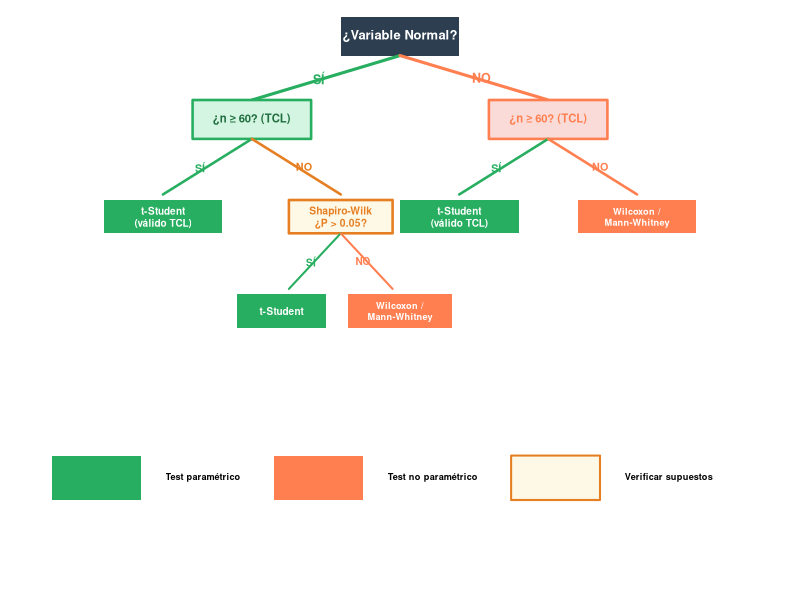
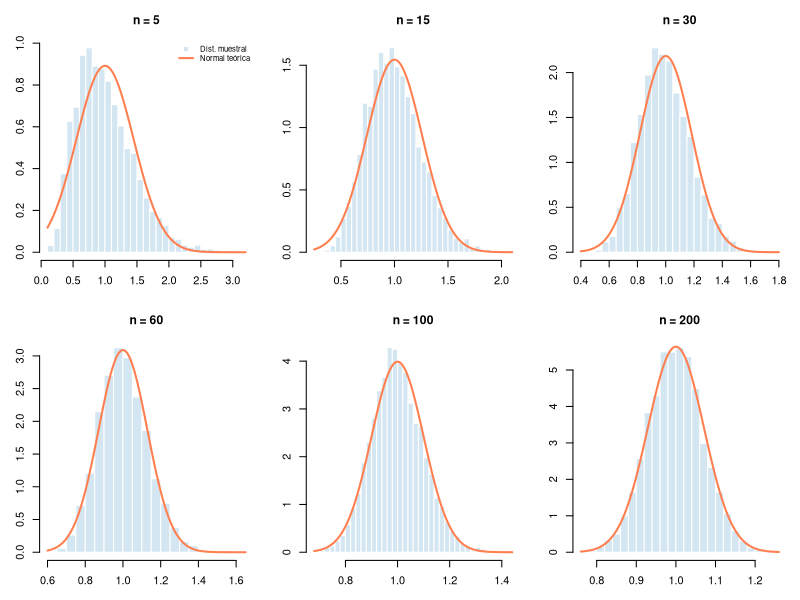
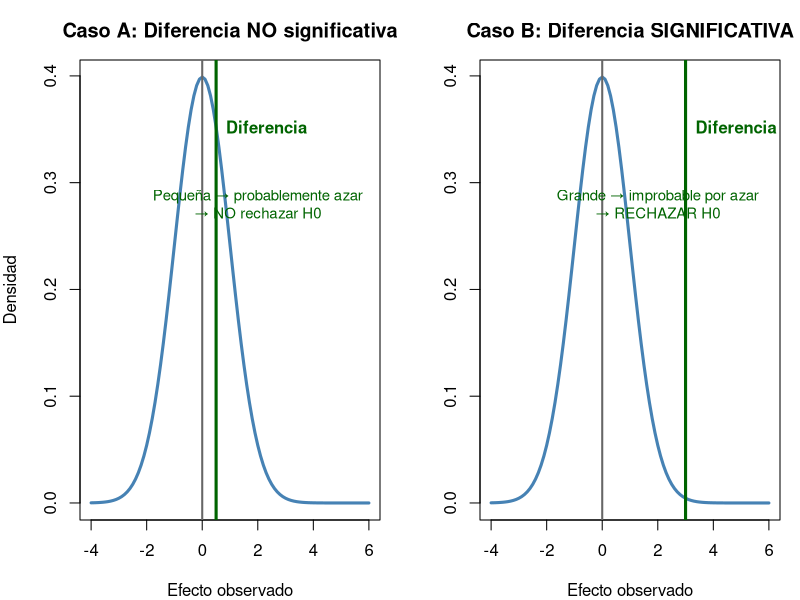
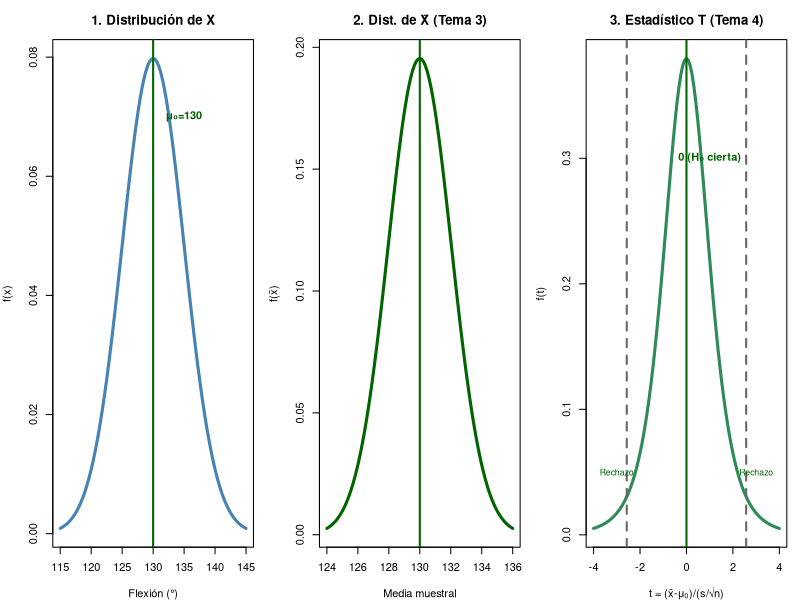
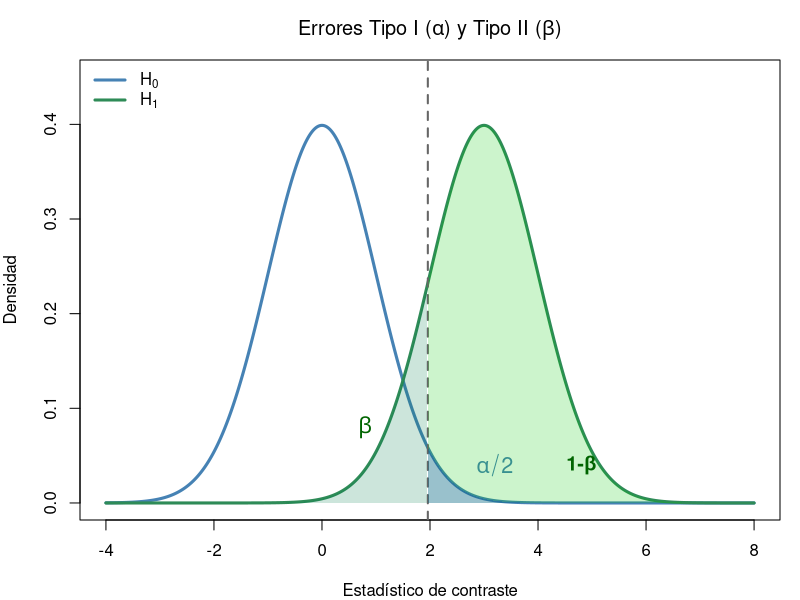
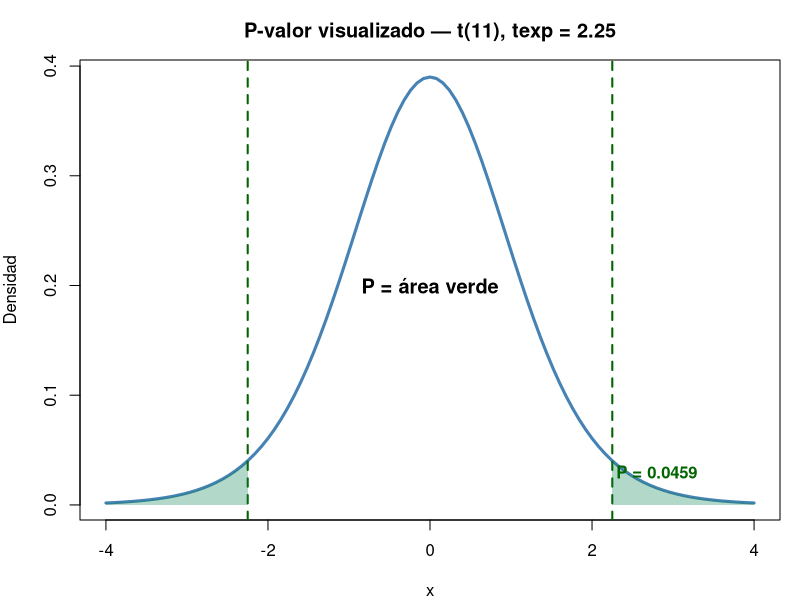
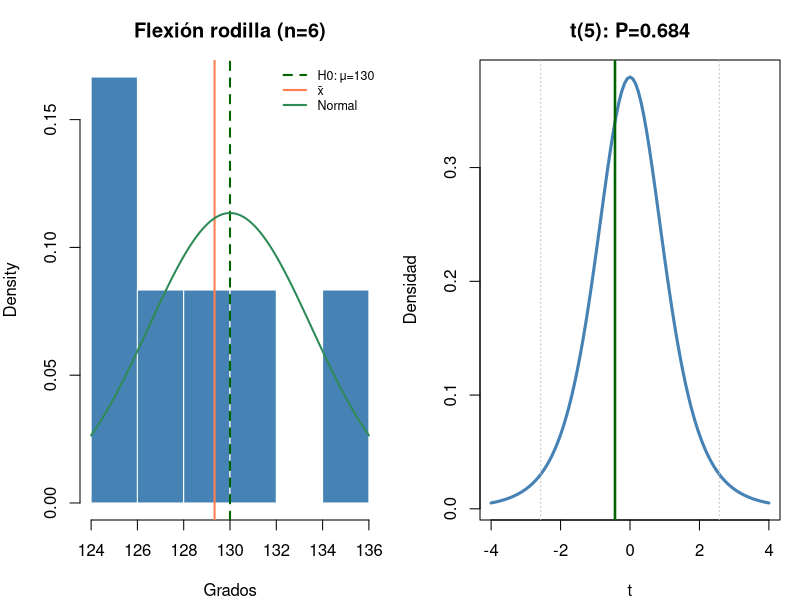
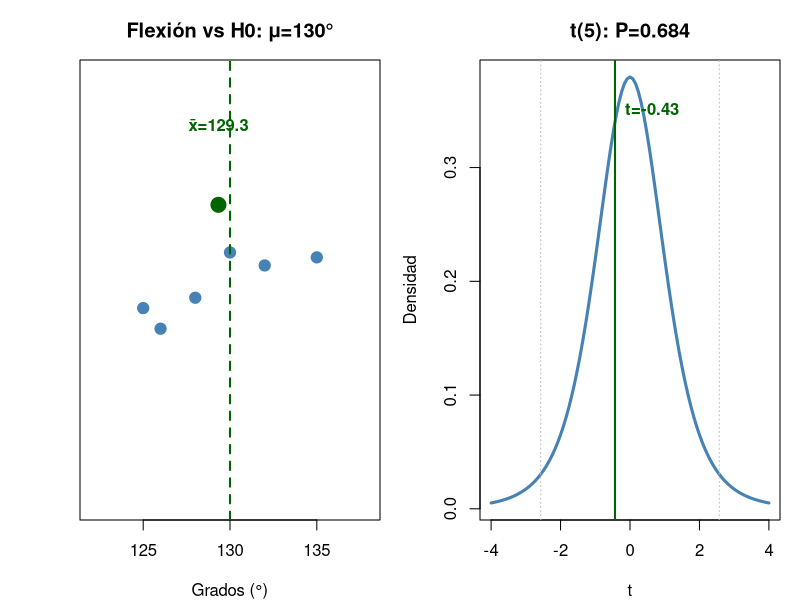

Generate these figures, in order, with R:
## ---- chunk 1
#| fig-height: 5
#| fig-alt: "Árbol de decisión clínico para elegir el test estadístico adecuado. Empieza preguntando si la variable es Normal. Si es Normal, pregunta si n≥60. Si no es Normal, también pregunta si n≥60. Las ramas llevan a t-Student, Shapiro-Wilk o tests no paramétricos."
par(mar=c(0,0,0,0), bg=NA)
plot(NA, xlim=c(0,10), ylim=c(0,10), axes=F, xlab="", ylab="")

# ── Nodo raíz ──
rect(4.2, 9.4, 5.8, 10.1, col="#2c3e50", border=NA, lwd=0)
text(5, 9.75, "¿Variable Normal?", cex=0.78, font=2, col="white")

# Ramas principales con gradiente
segments(5, 9.4, 3, 8.6, lwd=3, col="#27ae60")
segments(5, 9.4, 7, 8.6, lwd=3, col="coral")
text(3.9, 9.0, "SÍ", cex=0.75, font=2, col="#27ae60")
text(6.1, 9.0, "NO", cex=0.75, font=2, col="coral")

# ── Rama SÍ ──
rect(2.2, 7.9, 3.8, 8.6, col="#d5f5e3", border="#27ae60", lwd=2.5)
text(3, 8.25, "¿n ≥ 60? (TCL)", cex=0.68, font=2, col="#1e6e3e")
segments(3, 7.9, 1.8, 6.9, lwd=2.5, col="#27ae60")
segments(3, 7.9, 4.2, 6.9, lwd=2.5, col="#e67e22")
text(2.3, 7.4, "SÍ", cex=0.65, font=2, col="#27ae60")
text(3.7, 7.4, "NO", cex=0.65, font=2, col="#e67e22")

# Hoja: t-Student (válido TCL)
rect(1.0, 6.2, 2.6, 6.8, col="#27ae60", border=NA)
text(1.8, 6.5, "t-Student\n(válido TCL)", cex=0.6, font=2, col="white")

# Nodo intermedio: Shapiro
rect(3.5, 6.2, 4.9, 6.8, col="#fef9e7", border="#e67e22", lwd=2.5)
text(4.2, 6.5, "Shapiro-Wilk\n¿P > 0.05?", cex=0.62, font=2, col="#e67e22")
segments(4.2, 6.2, 3.5, 5.2, lwd=2, col="#27ae60")
segments(4.2, 6.2, 4.9, 5.2, lwd=2, col="coral")
text(3.8, 5.7, "SÍ", cex=0.6, font=2, col="#27ae60")
text(4.5, 5.7, "NO", cex=0.6, font=2, col="coral")

# Hojas Shapiro
rect(2.8, 4.5, 4.0, 5.1, col="#27ae60", border=NA)
text(3.4, 4.8, "t-Student", cex=0.6, font=2, col="white")
rect(4.3, 4.5, 5.7, 5.1, col="coral", border=NA)
text(5.0, 4.8, "Wilcoxon /\nMann-Whitney", cex=0.55, font=2, col="white")

# ── Rama NO ──
rect(6.2, 7.9, 7.8, 8.6, col="#fadbd8", border="coral", lwd=2.5)
text(7, 8.25, "¿n ≥ 60? (TCL)", cex=0.68, font=2, col="coral")
segments(7, 7.9, 5.8, 6.9, lwd=2.5, col="#27ae60")
segments(7, 7.9, 8.2, 6.9, lwd=2.5, col="coral")
text(6.3, 7.4, "SÍ", cex=0.65, font=2, col="#27ae60")
text(7.7, 7.4, "NO", cex=0.65, font=2, col="coral")

# Hojas rama NO
rect(5.0, 6.2, 6.6, 6.8, col="#27ae60", border=NA)
text(5.8, 6.5, "t-Student\n(válido TCL)", cex=0.6, font=2, col="white")
rect(7.4, 6.2, 9.0, 6.8, col="coral", border=NA)
text(8.2, 6.5, "Wilcoxon /\nMann-Whitney", cex=0.55, font=2, col="white")

# ── Leyenda ──
rect(0.3, 1.4, 1.5, 2.2, col="#27ae60", border=NA)
text(1.7, 1.8, "Test paramétrico", cex=0.55, pos=4, font=2)
rect(3.3, 1.4, 4.5, 2.2, col="coral", border=NA)
text(4.7, 1.8, "Test no paramétrico", cex=0.55, pos=4, font=2)
rect(6.5, 1.4, 7.7, 2.2, col="#fef9e7", border="#e67e22", lwd=2)
text(7.9, 1.8, "Verificar supuestos", cex=0.55, pos=4, font=2)
## ---- chunk 2
#| fig-height: 5.5
par(mfrow=c(2,3), mar=c(3,3,3,1))
set.seed(123)
ns <- c(5, 15, 30, 60, 100, 200)
for(i in 1:length(ns)){
  n <- ns[i]
  medias <- replicate(5000, mean(rexp(n, rate=1)))  # exponencial (muy asimétrica)
  hist(medias, col="#d4e6f1", border="white", freq=FALSE, breaks=30,
       main=paste0("n = ", n), xlab=expression(bar(x)), cex.main=1.1)
  curve(dnorm(x, mean=1, sd=1/sqrt(n)), add=T, col="coral", lwd=2)
  if(i==1) legend("topright", c("Dist. muestral", "Normal teórica"),
                  col=c("#d4e6f1","coral"), lwd=c(NA,2), pch=c(15,NA), bty="n", cex=0.7)
}
par(mfrow=c(1,1))
## ---- chunk 3
#| fig-height: 5
set.seed(123)
par(mfrow=c(1,2), mar=c(4,4,3,1))
# Escenario A: Diferencia pequeña (ruido)
curve(dnorm(x, 0, 1), -4, 6, lwd=3, col="steelblue", ylab="Densidad",
      main="Caso A: Diferencia NO significativa", xlab="Efecto observado")
abline(v=0, lwd=2, col="grey40"); abline(v=0.5, lwd=3, col="darkgreen")
text(0.5, 0.35, "Diferencia", col="darkgreen", pos=4, font=2)
text(2, 0.28, "Pequeña → probablemente azar\n→ NO rechazar H0", col="darkgreen", cex=0.9)
# Escenario B: Diferencia grande (señal)
curve(dnorm(x, 0, 1), -4, 6, lwd=3, col="steelblue", ylab="",
      main="Caso B: Diferencia SIGNIFICATIVA", xlab="Efecto observado")
abline(v=0, lwd=2, col="grey40"); abline(v=3, lwd=3, col="darkgreen")
text(3, 0.35, "Diferencia", col="darkgreen", pos=4, font=2)
text(2, 0.28, "Grande → improbable por azar\n→ RECHAZAR H0", col="darkgreen", cex=0.9)
par(mfrow=c(1,1))
## ---- chunk 4
n<-12; xbar<-189.76; s<-62.02
cat("Caso a (mu0=200): t =", round((xbar-200)/(s/sqrt(n)),3),
    "P =", round(2*pt(-abs((xbar-200)/(s/sqrt(n))),11),4),
    "\nCaso b (mu0=230): t =", round((xbar-230)/(s/sqrt(n)),3),
    "P =", round(2*pt(-abs((xbar-230)/(s/sqrt(n))),11),4))
## ---- chunk 5
#| fig-height: 5
par(mfrow=c(1,3), mar=c(4,4,3,1))

# Panel 1: Distribución de X (datos originales)
curve(dnorm(x, 130, 5), 115, 145, lwd=3, col="steelblue",
      main="1. Distribución de X", xlab="Flexión (°)", ylab="f(x)")
abline(v=130, col="darkgreen", lwd=2); text(135, 0.07, "μ₀=130", col="darkgreen", font=2)

# Panel 2: Distribución de la media muestral (T3)
curve(dnorm(x, 130, 5/sqrt(6)), 124, 136, lwd=3, col="darkgreen",
      main="2. Dist. de X̄ (Tema 3)", xlab="Media muestral", ylab="f(x̄)")
abline(v=130, col="darkgreen", lwd=2); text(131, 0.9, "μ=130", col="darkgreen", font=2)

# Panel 3: Estadístico de contraste T (T4 — estandarizado bajo H₀)
curve(dt(x, 5), -4, 4, lwd=3, col="seagreen",
      main="3. Estadístico T (Tema 4)", xlab="t = (x̄-μ₀)/(s/√n)", ylab="f(t)")
abline(v=0, col="darkgreen", lwd=2); text(1, 0.3, "0 (H₀ cierta)", col="darkgreen", font=2)
# Marcar región de rechazo
t_crit <- qt(0.975, 5)
abline(v=c(-t_crit, t_crit), col="grey40", lty=2, lwd=2)
text(3, 0.05, "Rechazo", col="darkgreen", cex=0.8)
text(-3, 0.05, "Rechazo", col="darkgreen", cex=0.8)

par(mfrow=c(1,1))
## ---- chunk 6
#| fig-height: 5
#| fig-alt: "Visualización de los errores Tipo I (alfa) y Tipo II (beta) con dos distribuciones normales solapadas. La distribución bajo H0 en azul (centrada en 0) y bajo H1 en verde (centrada en 3). El área azul a la derecha de la línea crítica vertical es alfa (error Tipo I), el área verde a la izquierda es beta (error Tipo II), y el área verde a la derecha es la potencia (1-beta)."
# Visualización de errores con dos distribuciones
par(mar=c(4,4,3,1))
x <- seq(-4, 8, 0.01)
y_H0 <- dnorm(x, 0, 1)     # Distribución bajo H0
y_H1 <- dnorm(x, 3, 1)     # Distribución bajo H1 (efecto real)
plot(x, y_H0, type="l", lwd=3, col="steelblue", ylab="Densidad",
     main=expression(paste("Errores Tipo I (", alpha, ") y Tipo II (", beta, ")")),
     ylim=c(0,0.45), xlab="Estadístico de contraste")
lines(x, y_H1, lwd=3, col="seagreen")
t_crit <- qnorm(0.975)  # 1.96
abline(v=t_crit, col="grey40", lty=2, lwd=2)
# α — cola derecha bajo H0
xf <- seq(t_crit, 8, 0.01); yf <- dnorm(xf, 0, 1)
polygon(c(xf, rev(xf)), c(yf, rep(0,length(yf))), col=rgb(0,0,1,0.25), border=NA)
text(3.2, 0.04, expression(alpha/2), col="steelblue", cex=1.3, font=2)
# β — bajo H1 a la izquierda de t_crit
xf <- seq(-4, t_crit, 0.01); yf <- dnorm(xf, 3, 1)
polygon(c(xf, rev(xf)), c(yf, rep(0,length(yf))), col=rgb(0,0.5,0.3,0.2), border=NA)
text(0.8, 0.08, expression(beta), col="darkgreen", cex=1.3, font=2)
# Potencia (1-β)
xf <- seq(t_crit, 8, 0.01); yf <- dnorm(xf, 3, 1)
polygon(c(xf, rev(xf)), c(yf, rep(0,length(yf))), col=rgb(0,0.8,0,0.2), border=NA)
text(4.8, 0.04, "1-β", col="darkgreen", cex=1.2, font=2)
legend("topleft", c(expression(H[0]), expression(H[1])), col=c("steelblue","seagreen"), lwd=3, bty="n")
## ---- chunk 7
#| fig-height: 4.5
# Visualización del P-valor
curve(dt(x, 11), -4, 4, lwd=3, col="steelblue", ylab="Densidad",
      main="P-valor visualizado — t(11), texp = 2.25")
abline(v=c(-2.25, 2.25), col="darkgreen", lwd=2, lty=2)
# Área del P-valor (dos colas)
xr <- seq(2.25, 4, 0.01); yr <- dt(xr, 11)
polygon(c(xr, rev(xr)), c(yr, rep(0,length(yr))), col=rgb(0,0.5,0.3,0.3), border=NA)
xl <- seq(-4, -2.25, 0.01); yl <- dt(xl, 11)
polygon(c(xl, rev(xl)), c(yl, rep(0,length(yl))), col=rgb(0,0.5,0.3,0.3), border=NA)
text(0, 0.2, "P = área verde", font=2, cex=1.2)
text(2.8, 0.03, paste0("P = ", round(2*pt(-2.25,11),4)), col="darkgreen", font=2)
## ---- chunk 8
x<-c(125,132,128,135,130,126); t<-(mean(x)-130)/(sd(x)/sqrt(6))
cat("t =", round(t,3), "→ P(t) =", round(2*pt(-abs(t),5),4),
    "\nP(z aprox) =", round(2*pnorm(-abs(t)),4))
## ---- chunk 9
x <- c(125,132,128,135,130,126)
t.test(x, mu = 130)
# BioEstatR: testt(m = mean(x), s = sd(x), n = length(x), m0 = 130)


# Visualización
par(mfrow=c(1,2), mar=c(4,4,3,1))
# Histograma con IC
hist(x, col="steelblue", border="white", main="Flexión rodilla (n=6)", 
     xlab="Grados", freq=FALSE)
abline(v=130, col="darkgreen", lwd=2, lty=2)
abline(v=mean(x), col="coral", lwd=2)
curve(dnorm(x, mean(x), sd(x)), add=TRUE, col="seagreen", lwd=2)
legend("topright", c("H0: μ=130","x̄","Normal"), col=c("darkgreen","coral","seagreen"),
       lty=c(2,1,1), lwd=2, bty="n", cex=0.75)
# Distribución t con estadístico
curve(dt(x, 5), -4, 4, lwd=3, col="steelblue",
      main=paste0("t(5): P=", round(t.test(x,mu=130)$p.value,3)),
      xlab="t", ylab="Densidad")
abline(v=c(-qt(0.975,5), qt(0.975,5)), col="grey", lty=3)
abline(v=t.test(x,mu=130)$statistic, col="darkgreen", lwd=2.5)
par(mfrow=c(1,1))

## ---- chunk 10
x<-48; n<-287; p0<-0.22
z<-(x - n*p0 + 0.5)/sqrt(n*p0*(1-p0))
P<-2*pnorm(-abs(z))
cat("z =", round(z,3), "P =", round(P,4))
## ---- chunk 11
x<-47; n<-50; p0<-0.95
z<-(x/n-p0)/sqrt(p0*(1-p0)/n)
cat("z =", round(z,3), "P =", round(2*pnorm(-abs(z)),4),
    "\nNo significativo: 94% no difiere de 95% (P = 0.745)")
## ---- chunk 12
#| fig-height: 5
x <- c(125,132,128,135,130,126)
tt <- t.test(x, mu=130)

par(mfrow=c(1,2), mar=c(4,4,3,1))
# Panel 1: Datos vs referencia
stripchart(x, method="jitter", pch=19, col="steelblue", cex=1.5,
           xlim=c(122,138), main="Flexión vs H0: μ=130°", xlab="Grados (°)")
abline(v=130, col="darkgreen", lwd=2, lty=2)
points(mean(x), 1.2, pch=19, col="darkgreen", cex=2)
text(mean(x), 1.35, paste0("x̄=", round(mean(x),1)), col="darkgreen", font=2, pos=3)
# Panel 2: Distribución t
curve(dt(x, 5), -4, 4, lwd=3, col="steelblue",
      main=paste0("t(5): P=", round(tt$p.value,3)), xlab="t", ylab="Densidad")
abline(v=c(-qt(0.975,5), qt(0.975,5)), col="grey", lty=3)
abline(v=tt$statistic, col="darkgreen", lwd=2)
text(tt$statistic, 0.35, paste0("t=", round(tt$statistic,2)), col="darkgreen", font=2, pos=4)
par(mfrow=c(1,1))

cat("t =", round(tt$statistic,2), "gl =", tt$parameter, "P =", round(tt$p.value,4))
